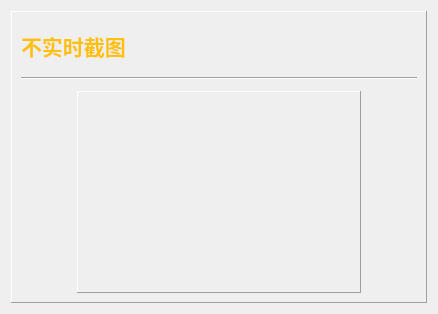
<?xml version="1.0" encoding="UTF-8"?>
<ui version="4.0">
 <class>Form</class>
 <widget class="QWidget" name="Form">
  <property name="geometry">
   <rect>
    <x>0</x>
    <y>0</y>
    <width>438</width>
    <height>314</height>
   </rect>
  </property>
  <property name="windowTitle">
   <string>Form</string>
  </property>
  <layout class="QGridLayout" name="gridLayout">
   <item row="1" column="0">
    <widget class="QFrame" name="frame">
     <property name="frameShape">
      <enum>QFrame::Panel</enum>
     </property>
     <property name="frameShadow">
      <enum>QFrame::Raised</enum>
     </property>
     <layout class="QGridLayout" name="gridLayout_2">
      <item row="0" column="0">
       <layout class="QVBoxLayout" name="verticalLayout">
        <item>
         <widget class="QLabel" name="label_2">
          <property name="minimumSize">
           <size>
            <width>0</width>
            <height>50</height>
           </size>
          </property>
          <property name="font">
           <font>
            <pointsize>16</pointsize>
            <weight>75</weight>
            <bold>true</bold>
           </font>
          </property>
          <property name="styleSheet">
           <string notr="true">color:#ffc107</string>
          </property>
          <property name="text">
           <string>不实时截图</string>
          </property>
         </widget>
        </item>
        <item>
         <widget class="Line" name="line">
          <property name="orientation">
           <enum>Qt::Horizontal</enum>
          </property>
         </widget>
        </item>
        <item>
         <spacer name="verticalSpacer">
          <property name="orientation">
           <enum>Qt::Vertical</enum>
          </property>
          <property name="sizeType">
           <enum>QSizePolicy::Fixed</enum>
          </property>
          <property name="sizeHint" stdset="0">
           <size>
            <width>20</width>
            <height>5</height>
           </size>
          </property>
         </spacer>
        </item>
        <item>
         <layout class="QHBoxLayout" name="horizontalLayout">
          <item>
           <widget class="QPushButton" name="pushButton">
            <property name="sizePolicy">
             <sizepolicy hsizetype="Fixed" vsizetype="Fixed">
              <horstretch>0</horstretch>
              <verstretch>0</verstretch>
             </sizepolicy>
            </property>
            <property name="minimumSize">
             <size>
              <width>50</width>
              <height>70</height>
             </size>
            </property>
            <property name="maximumSize">
             <size>
              <width>50</width>
              <height>70</height>
             </size>
            </property>
            <property name="text">
             <string/>
            </property>
            <property name="iconSize">
             <size>
              <width>48</width>
              <height>48</height>
             </size>
            </property>
            <property name="flat">
             <bool>true</bool>
            </property>
           </widget>
          </item>
          <item>
           <widget class="QLabel" name="label">
            <property name="sizePolicy">
             <sizepolicy hsizetype="Expanding" vsizetype="Expanding">
              <horstretch>0</horstretch>
              <verstretch>0</verstretch>
             </sizepolicy>
            </property>
            <property name="minimumSize">
             <size>
              <width>214</width>
              <height>120</height>
             </size>
            </property>
            <property name="frameShape">
             <enum>QFrame::Panel</enum>
            </property>
            <property name="frameShadow">
             <enum>QFrame::Raised</enum>
            </property>
            <property name="lineWidth">
             <number>1</number>
            </property>
            <property name="text">
             <string/>
            </property>
            <property name="scaledContents">
             <bool>false</bool>
            </property>
           </widget>
          </item>
          <item>
           <widget class="QPushButton" name="pushButton_2">
            <property name="sizePolicy">
             <sizepolicy hsizetype="Fixed" vsizetype="Fixed">
              <horstretch>0</horstretch>
              <verstretch>0</verstretch>
             </sizepolicy>
            </property>
            <property name="minimumSize">
             <size>
              <width>50</width>
              <height>70</height>
             </size>
            </property>
            <property name="maximumSize">
             <size>
              <width>50</width>
              <height>70</height>
             </size>
            </property>
            <property name="text">
             <string/>
            </property>
            <property name="iconSize">
             <size>
              <width>50</width>
              <height>50</height>
             </size>
            </property>
            <property name="flat">
             <bool>true</bool>
            </property>
           </widget>
          </item>
         </layout>
        </item>
       </layout>
      </item>
     </layout>
    </widget>
   </item>
  </layout>
 </widget>
 <resources/>
 <connections/>
</ui>
